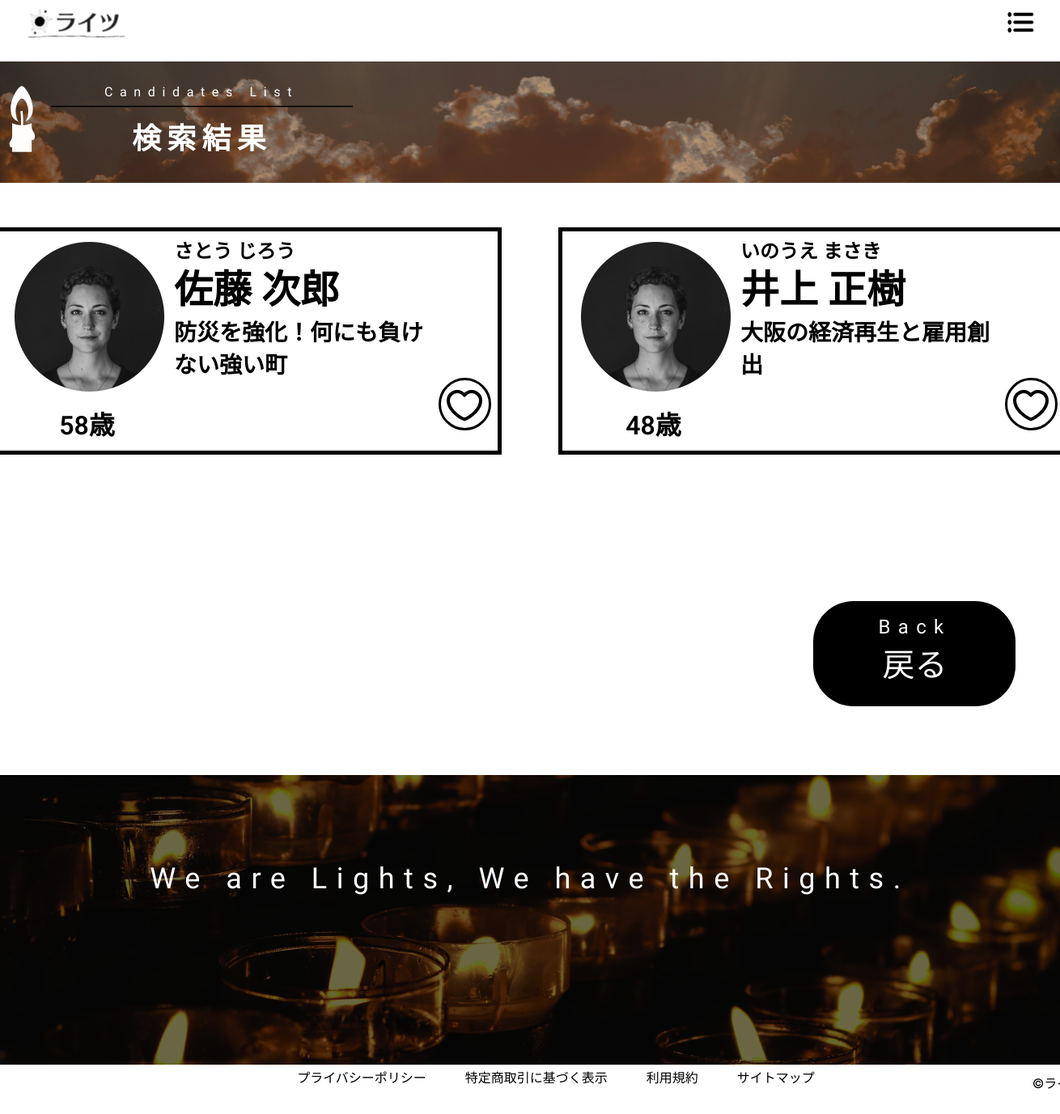
The page /result.php?district=大阪市議会 on the database its author committed.
### tables this page shows
CREATE TABLE `candidates` (
  `id` int(12) NOT NULL,
  `name` varchar(64) NOT NULL,
  `kana` varchar(64) NOT NULL,
  `birthdate` varchar(12) NOT NULL,
  `gender` varchar(12) NOT NULL,
  `district` varchar(64) NOT NULL,
  `period` varchar(64) NOT NULL,
  `link` varchar(128) NOT NULL,
  `principle1` varchar(80) NOT NULL,
  `principle2` varchar(80) NOT NULL,
  `principle3` varchar(80) NOT NULL
);

### funcs.php (called while the page is built)
<?php
function h($str) {
    return htmlspecialchars($str, ENT_QUOTES, 'UTF-8');
  }

### result.php (the view, shortened to what this page needs)
<?php
require_once('funcs.php');
try {
    $pdo = new PDO('mysql:dbname=final_01;charset=utf8;host=localhost','root','');
} catch (PDOException $e) {
    exit('DBConnectError:'.$e->getMessage());
}
$district = isset($_GET['district']) ? $_GET['district'] : '';
$sql = "SELECT * FROM candidates WHERE 1=1";
$params = array();
if (!empty($district)) {
    $sql .= " AND district LIKE :district";
    $params[':district'] = $district . '%';
}
$stmt = $pdo->prepare($sql);
$status = $stmt->execute($params);
if ($status == false) {
    $error = $stmt->errorInfo();
    exit("ErrorQuery:".$error[2]);
} else {
    $candidates = $stmt->fetchAll(PDO::FETCH_ASSOC);
}
?>
<!DOCTYPE html>
<html>
  <head>
    <link rel="stylesheet" type="text/css" href="css/result.css" />
    <link rel="stylesheet" type="text/css" href="css/styleguide.css" />
    <link rel="stylesheet" type="text/css" href="css/globals.css" />
  </head>
  <body style="margin: 0; background: #ffffff">
    <div class="container-center-horizontal">
      <div class="result screen">
      <div class="header-container">
      <a href="index.php">
        <img class="header" src="img/header-1.svg" alt="header" />
      </a>
      </div>
        <div class="top">
          <div class="overlap-group1">
            <div class="view-2">
              <div class="overlap-group-1">
                <div class="create-an-account preahvihear-normal-white-16px">Candidates List</div>
                <img class="line-1" src="img/line-1.svg" alt="Line 1" />
              </div>
              <div class="text_label text_label-2 inter-bold-white-36px">検索結果</div>
            </div>
            <img class="game-iconscandle-light" src="img/game-icons-candle-light-8.svg" alt="game-icons:candle-light" />
          </div>
        </div>
        <?php if (empty($candidates)): ?>
          <p>検索条件に一致する候補者は見つかりませんでした。</p>
        <?php else: ?>
          <?php foreach ($candidates as $index => $candidate): ?>
            <?php if ($index % 2 == 0): ?>
              <div class="view-container<?php echo floor($index / 2) + 1; ?> view-container-5">
            <?php endif; ?>
            <article class="view-1" onclick="window.location='detail.php?id=<?= $candidate['id'] ?>'">
              <div class="flex-col">
                <img class="ellipse-5" src="img/ellipse-5@2x.png" alt="Ellipse 5" />
                <div class="text text-4 roboto-semi-bold-black-32px">
                  <?php
                    $birthdate = new DateTime($candidate['birthdate']);
                    $now = new DateTime();
                    $age = $birthdate->diff($now)->y;
                    echo $age . '歳';
                  ?>
                </div>
              </div>
              <div class="flex-col-1">
                <div class="text-1 text-4 roboto-semi-bold-black-24px"><?= h($candidate['kana']) ?></div>
                <div class="text-2 text-4 roboto-semi-bold-black-48px"><?= h($candidate['name']) ?></div>
                <div class="flex-row">
                  <div class="text-3 text-4 roboto-semi-bold-black-28px">
                    <?= h($candidate['principle1']) ?>
                  </div>
                  <img class="like" src="img/-------like-.svg" alt="like" />
                </div>
              </div>
            </article>
            <?php if ($index % 2 == 1 || $index == count($candidates) - 1): ?>
              </div>
            <?php endif; ?>
          <?php endforeach; ?>
        <?php endif; ?>
        <a href="search.php" class="align-self-flex-end">
          <div class="view-3">
            <div class="overlap-group4">
              <div class="text_label-1 text_label-2 preahvihear-normal-white-40px">戻る</div>
              <div class="enter preahvihear-normal-white-24px">Back</div>
            </div>
          </div>
        </a>
        <div class="footer">
          <div class="footer-1">
            <p class="we-are-lights-we-have-the-rights preahvihear-normal-white-36px">
              We are Lights, We have the Rights.
            </p>
          </div>
          <div class="footer-link-container">
            <div class="footer-link preahvihear-normal-black-16px">
              プライバシーポリシー　　　特定商取引に基づく表示　　　利用規約　　　サイトマップ
            </div>
            <div class="footer-link-1 inter-normal-black-16px">©ライツ</div>
          </div>
        </div>
      </div>
    </div>
  </body>
</html>

### css/result.css (style rules this page uses)
.result { align-items: center; background-color: var(--white); display: flex; flex-direction: column; height: 2846px; width: 1400px; }
.result .header { height: 56px; left: 0; position: fixed; top: 0; width: 1400px; z-index: 10; }
.result .overlap-group1 { height: 98px; position: relative; width: 609px; }
.result .view-2 { align-items: flex-start; display: flex; flex-direction: column; gap: 10px; left: 37px; min-height: 90px; padding: 0 37px; position: absolute; top: 8px; width: 572px; }
.result .overlap-group-1 { height: 28px; margin-top: -6px; position: relative; width: 373px; }
.result .line-1 { height: 3px; left: 0; position: absolute; top: 26px; width: 373px; }
.result .text_label { letter-spacing: 7.20px; min-height: 44px; width: 373px; }
.result .game-iconscandle-light { height: 90px; left: 0; position: absolute; top: 0; width: 75px; }
.result .view-1 { align-items: center; background-color: var(--white); border: 5px solid; border-color: var(--black); display: flex; gap: 12px; height: 281px; padding: 5px 18px; width: 630px; }
.result .flex-col { align-items: center; display: flex; flex-direction: column; gap: 16px; margin-left: 5px; margin-top: 2.0px; min-height: 243px; width: 185px; }
.result .text { margin-right: 6.0px; min-height: 42px; text-align: center; width: 87px; }
.result .flex-col-1 { align-items: flex-start; align-self: flex-end; display: flex; flex-direction: column; min-height: 261px; width: 392px; }
.result .text-1 { min-height: 28px; white-space: nowrap; }
.result .text-2 { min-height: 49px; white-space: nowrap; }
.result .flex-row { align-items: flex-end; display: flex; height: 163px; margin-top: 21px; min-width: 392px; }
.result .text-3 { min-height: 163px; width: 327px; }
.result .like { height: 65px; margin-bottom: 20px; width: 65px; }
.result .view-3 { align-items: flex-end; align-self: flex-end; background-color: var(--black); border-radius: 50px; cursor: pointer; display: flex; height: 130px; justify-content: flex-end; margin-right: 100px; margin-top: 181px; min-width: 250px; padding: 8px 15px; z-index: 4; }
.result .overlap-group4 { height: 104px; position: relative; width: 219px; }
.result .text_label-1 { left: 0; letter-spacing: 0; position: absolute; top: 29px; width: 219px; }
.result .footer { align-items: flex-end; display: flex; flex-direction: column; gap: 5px; margin-top: 85px; min-height: 394px; width: 1400px; z-index: 1; }
.result .text-4 { letter-spacing: 0; line-height: normal; }
.result .text_label-2 { line-height: normal; text-align: center; }

### css/globals.css (style rules this page uses)
.screen a { display: contents; text-decoration: none; }
.container-center-horizontal { display: flex; flex-direction: row; justify-content: center; pointer-events: none; width: 100%; }
.container-center-horizontal > * { flex-shrink: 0; pointer-events: auto; }
.align-self-flex-end { align-self: flex-end; }
* { box-sizing: border-box; }
.top { align-items: center; background-image: url(../img/rectangle-1.png); background-position: 50% 50%; background-size: cover; display: flex; height: 150px; margin-top: 56px; min-width: 1400px; padding: 0 34px; z-index: 2; }
.create-an-account { left: 38px; letter-spacing: 8.64px; line-height: normal; position: absolute; text-align: center; top: 0; width: 296px; }
.ellipse-5 { height: 185px; object-fit: cover; width: 185px; }
.enter { left: 20px; letter-spacing: 9.36px; line-height: normal; position: absolute; text-align: center; top: 0; width: 179px; }
.footer-1 { align-items: flex-end; background-image: url(../img/footer.png); background-position: 50% 50%; background-size: cover; display: flex; height: 358px; padding: 139px 149px; width: 1400px; }
.we-are-lights-we-have-the-rights { letter-spacing: 11.52px; line-height: normal; min-height: 76px; text-align: center; width: 1102px; }
.footer-link-container { align-items: flex-start; display: flex; gap: 217px; height: 30px; min-width: 1023px; }
.footer-link { letter-spacing: 0; line-height: 24px; text-align: center; white-space: nowrap; width: 710px; }
.footer-link-1 { align-self: flex-end; letter-spacing: 0; line-height: 24px; text-align: center; white-space: nowrap; width: 96px; }
.view-container-5 { align-items: flex-start; display: flex; gap: 70px; margin-top: 55px; min-width: 1330px; }

### rows shown on the page
candidates: kana "さとう じろう", name "佐藤 次郎", principle1 "防災を強化！何にも負けない強い町"
candidates: kana "いのうえ まさき", name "井上 正樹", principle1 "大阪の経済再生と雇用創出"
